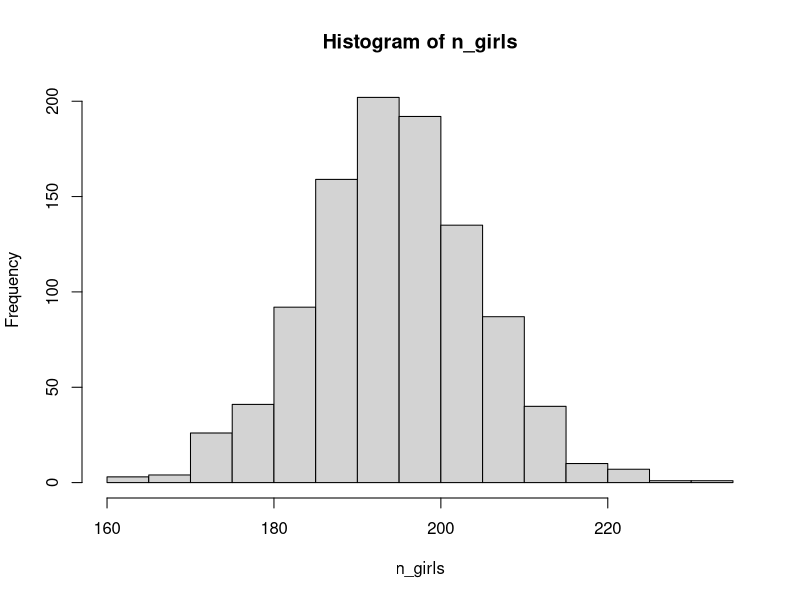
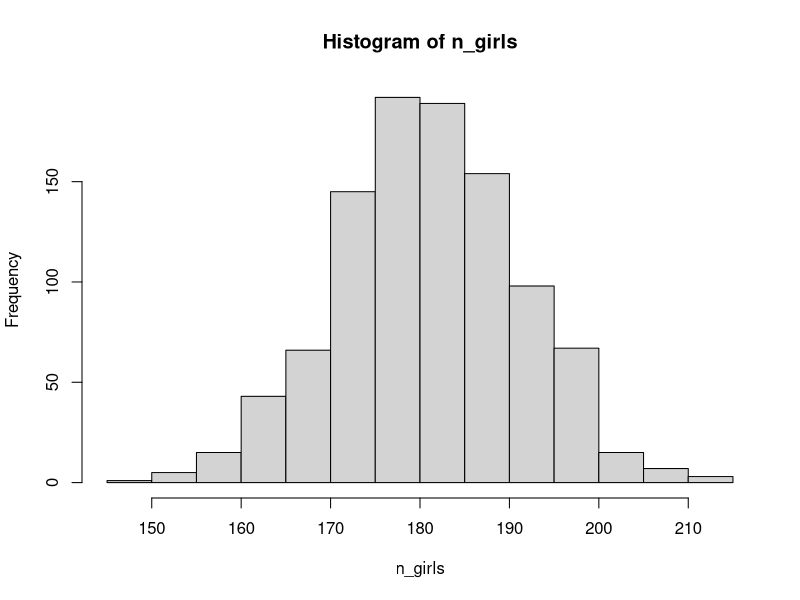
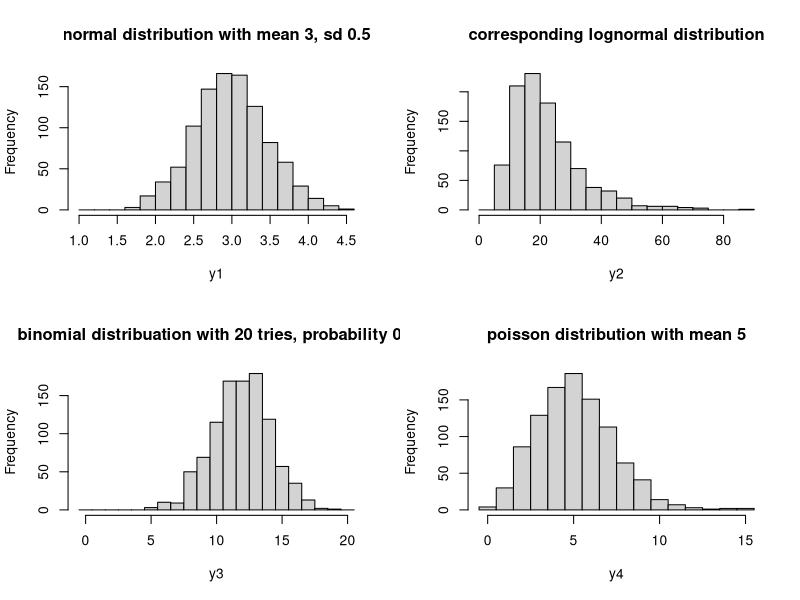
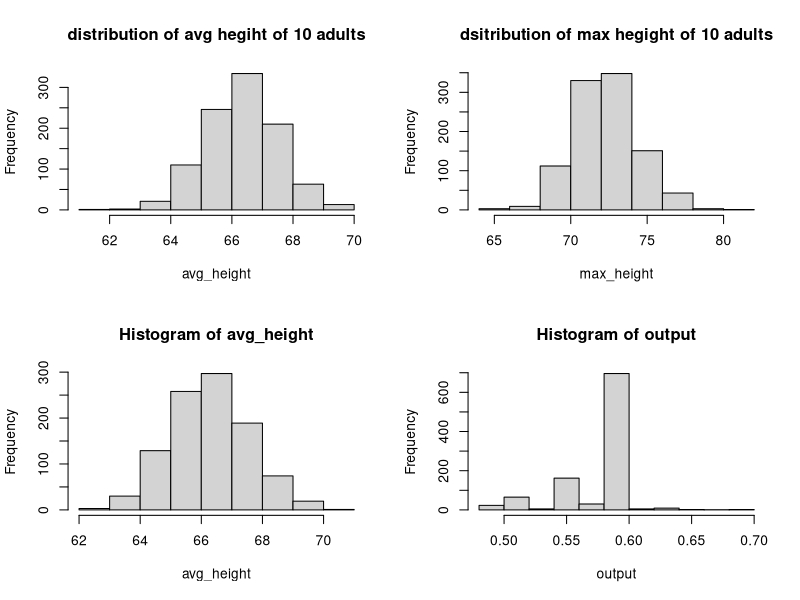

R code for these plots, in order:
n_girls <- rbinom(1,400,0.488)
print(n_girls)
n_sims <- 1000
n_girls <- rep(NA, n_sims)
for(s in 1:n_sims){
  n_girls[s] <- rbinom(1,400,0.488)
}
hist(n_girls)

birth_type <- sample(c("fraternal twin", "identical twin", "single birth"),
                     size = 400, replace = TRUE, prob=c(1/125,1/300,1-1/125-1/300))
girls <- rep(NA,400)
for(i in 1:400){
  if (birth_type[i] == "single birth"){
    girls[i] <- rbinom(1,1,0.448)
  }
  else if (birth_type[i]=="identical twin"){
    girls[i] <- 2*rbinom(1,1,0.495)
  }
  else if (birth_type[i] == "fraternal twin"){
    girls[i] <- rbinom(1,2,0.495)
  }
}
n_girls <- sum(girls)
n_sims <- 1000
n_girls <- rep(NA, n_sims)
for(s in 1:n_sims){
  birth_type <- sample(c("fraternal twin", "identical twin", "single birth"),
                       size = 400, replace = TRUE, prob=c(1/125,1/300,1-1/125-1/300))
  girls <- rep(NA,400)
  for(i in 1:400){
    if (birth_type[i] == "single birth"){
      girls[i] <- rbinom(1,1,0.448)
    }
    else if (birth_type[i]=="identical twin"){
      girls[i] <- 2*rbinom(1,1,0.495)
    }
    else if (birth_type[i] == "fraternal twin"){
      girls[i] <- rbinom(1,2,0.495)
    }
  }
  n_girls[s] <- sum(girls)
}
hist(n_girls)

n_sims <- 1000
y1 <- rnorm(n_sims,3,0.5)
y2 <- exp(y1)
y3 <- rbinom(n_sims,20,0.6)
y4 <- rpois(n_sims,5)
par(mfrow=c(2,2))
hist(y1,breaks=seq(floor(min(y1)),max(y1)+0.2, 0.2),
               main="normal distribution with mean 3, sd 0.5")
hist(y2,breaks=seq(0,max(y2)+5,5),
     main="corresponding lognormal distribution")
hist(y3,breaks=seq(-0.5,20.5,1),
     main="binomial distribuation with 20 tries, probability 0.6")
hist(y4,breaks=seq(-0.5,max(y4)+1,1),
     main="poisson distribution with mean 5")

male <- rbinom(1,1,0.48)
height <- ifelse(male==1,rnorm(1,69.1,2.9),rnorm(1,63.7,2.7))
N <- 10
avg_height <- mean(height)
print(avg_height)
n_sims <- 1000
avg_height <- rep(NA,n_sims)
max_height <- rep(NA,n_sims)
for(s in 1:n_sims){
  N <- 10
  male <- rbinom(N,1,0.48)
  height <- ifelse(male==1,rnorm(N,69.1,2.9),rnorm(N,63.7,2.7))
  avg_height[s] <- mean(height)
  max_height[s] <- max(height)
}
hist(avg_height,main="distribution of avg hegiht of 10 adults")
hist(max_height,main="dsitribution of max hegight of 10 adults")

#simulation function
height_sim <- function(N){
  male <- rbinom(N,1,0.48)
  height <- ifelse(male==1,rnorm(N,69.1,2.9),rnorm(N,63.7,2.7))
  mean(height)
}

#using function
avg_height <- replicate(1000,height_sim(N=10))
hist(avg_height)

#demonstrating meadian absolut deviation
z <- rnorm(1e4,5,2)
cat("mean=", mean(z), ", median=", median(z), ", sd=", sd(z), ", mad sd= ", mad(z))

#earnings data
setwd("C:/Users/sari/Documents/aarhus/methods2/methods2_resources/handbook/data/Earnings/data")
earnings <- read.csv("earnings.csv")
earn <- earnings$earn
male <- earnings$male
ratio <- median(earn[male==0]) / median(earn[male==1])
print(ratio)

#bootsrapping
boot_ratio <- function(data){
  n <- nrow(data)
  boot <- sample(n,replace=TRUE)
  earn_boot <- data$earn[boot]
  male_boot <- data$male[boot]
  median(earn_boot[male_boot==0]) / median(earn_boot[male_boot==1])
}
n_sims <- 1000
output <- replicate(n_sims,boot_ratio(earnings))
hist(output)
print(sd(output))
